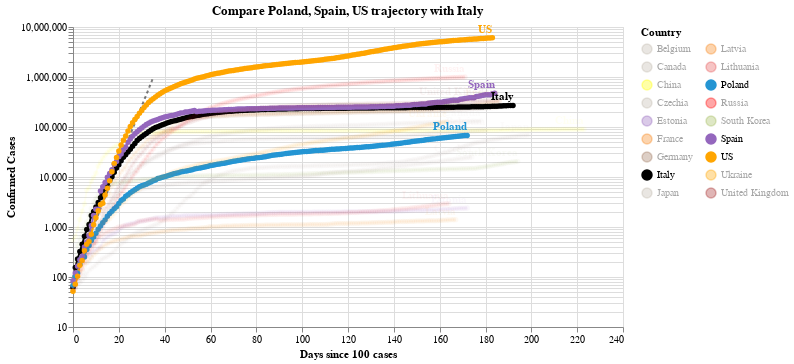

Notebook source saved alongside this figure:
### Code cell
#hide_input
chart2 = make_since_chart(dff2, ['Poland', 'Spain', 'US'], baseline_countries)
chart2

### Figure 1 — Vega-Lite specification as saved in the notebook (floating-point values rounded to 4 significant figures; data arrays with more than 128 entries replaced by an {"elided": "..."} marker saying what was removed)
{"config": {"view": {"continuousWidth": 400, "continuousHeight": 300}}, "layer": [{"data": {"name": "data-628230001892d6798b50651be41d1b3e"}, "mark": {"type": "line", "color": "black", "opacity": 0.5, "strokeDash": [3, 3]}, "encoding": {"x": {"type": "quantitative", "field": "Days since 100 cases"}, "y": {"type": "quantitative", "field": "Confirmed Cases"}}}, {"data": {"name": "data-3a74dfd1e7d8d9e3619aa1c574f62d42"}, "mark": {"type": "line", "point": true}, "encoding": {"color": {"type": "nominal", "field": "Country", "legend": {"columns": 2}, "scale": {"domain": ["Belgium", "Canada", "China", "Czechia", "Estonia", "France", "Germany", "Italy", "Japan", "Latvia", "Lithuania", "Poland", "Russia", "South Korea", "Spain", "US", "Ukraine", "United Kingdom"], "range": ["#C1B7AD", "#C1B7AD", "yellow", "#C1B7AD", "#9467bd", "#F58518", "#9D755D", "black", "#C1B7AD", "#F58518", "#E45756", "#2495D3", "red", "#A1BA59", "#9467bd", "orange", "orange", "brown"]}}, "opacity": {"condition": {"value": 1, "selection": "selector004"}, "value": 0.05}, "tooltip": [{"type": "nominal", "field": "Country"}, {"type": "temporal", "field": "Date"}, {"type": "quantitative", "field": "Confirmed Cases"}, {"type": "quantitative", "field": "Days since 100 cases"}], "x": {"type": "quantitative", "field": "Days since 100 cases"}, "y": {"type": "quantitative", "field": "Confirmed Cases", "scale": {"type": "log"}}}, "selection": {"selector004": {"type": "multi", "fields": ["Country"], "bind": "legend", "init": [{"Country": "Poland"}, {"Country": "Spain"}, {"Country": "US"}, {"Country": "Italy"}]}}, "width": 550}, {"data": {"name": "data-3a74dfd1e7d8d9e3619aa1c574f62d42"}, "mark": {"type": "text", "align": "right", "dy": -8, "fontWeight": "bold"}, "encoding": {"color": {"type": "nominal", "field": "Country", "legend": {"columns": 2}, "scale": {"domain": ["Belgium", "Canada", "China", "Czechia", "Estonia", "France", "Germany", "Italy", "Japan", "Latvia", "Lithuania", "Poland", "Russia", "South Korea", "Spain", "US", "Ukraine", "United Kingdom"], "range": ["#C1B7AD", "#C1B7AD", "yellow", "#C1B7AD", "#9467bd", "#F58518", "#9D755D", "black", "#C1B7AD", "#F58518", "#E45756", "#2495D3", "red", "#A1BA59", "#9467bd", "orange", "orange", "brown"]}}, "opacity": {"condition": {"value": 1, "selection": "selector004"}, "value": 0.05}, "text": {"type": "nominal", "field": "Country"}, "tooltip": [{"type": "nominal", "field": "Country"}, {"type": "temporal", "field": "Date"}, {"type": "quantitative", "field": "Confirmed Cases"}, {"type": "quantitative", "field": "Days since 100 cases"}], "x": {"type": "quantitative", "field": "Days since 100 cases"}, "y": {"type": "quantitative", "field": "Confirmed Cases", "scale": {"type": "log"}}}, "transform": [{"filter": "(datum['Date'] >= 1598918400000)"}], "width": 550}], "title": "Compare Poland, Spain, US trajectory with Italy", "$schema": "https://vega.github.io/schema/vega-lite/v4.0.2.json", "datasets": {"data-628230001892d6798b50651be41d1b3e": [{"Days since 100 cases": 0, "Confirmed Cases": 100.0}, {"Days since 100 cases": 1, "Confirmed Cases": 130.0}, {"Days since 100 cases": 2, "Confirmed Cases": 169.0}, {"Days since 100 cases": 3, "Confirmed Cases": 219.7}, {"Days since 100 cases": 4, "Confirmed Cases": 285.6}, {"Days since 100 cases": 5, "Confirmed Cases": 371.3}, {"Days since 100 cases": 6, "Confirmed Cases": 482.7}, {"Days since 100 cases": 7, "Confirmed Cases": 627.5}, {"Days since 100 cases": 8, "Confirmed Cases": 815.7}, {"Days since 100 cases": 9, "Confirmed Cases": 1060.0}, {"Days since 100 cases": 10, "Confirmed Cases": 1379.0}, {"Days since 100 cases": 11, "Confirmed Cases": 1792.0}, {"Days since 100 cases": 12, "Confirmed Cases": 2330.0}, {"Days since 100 cases": 13, "Confirmed Cases": 3029.0}, {"Days since 100 cases": 14, "Confirmed Cases": 3937.0}, {"Days since 100 cases": 15, "Confirmed Cases": 5119.0}, {"Days since 100 cases": 16, "Confirmed Cases": 6654.0}, {"Days since 100 cases": 17, "Confirmed Cases": 8650.0}, {"Days since 100 cases": 18, "Confirmed Cases": 11250.0}, {"Days since 100 cases": 19, "Confirmed Cases": 14620.0}, {"Days since 100 cases": 20, "Confirmed Cases": 19000.0}, {"Days since 100 cases": 21, "Confirmed Cases": 24710.0}, {"Days since 100 cases": 22, "Confirmed Cases": 32120.0}, {"Days since 100 cases": 23, "Confirmed Cases": 41750.0}, {"Days since 100 cases": 24, "Confirmed Cases": 54280.0}, {"Days since 100 cases": 25, "Confirmed Cases": 70560.0}, {"Days since 100 cases": 26, "Confirmed Cases": 91730.0}, {"Days since 100 cases": 27, "Confirmed Cases": 119300.0}, {"Days since 100 cases": 28, "Confirmed Cases": 155000.0}, {"Days since 100 cases": 29, "Confirmed Cases": 201500.0}, {"Days since 100 cases": 30, "Confirmed Cases": 262000.0}, {"Days since 100 cases": 31, "Confirmed Cases": 340600.0}, {"Days since 100 cases": 32, "Confirmed Cases": 442800.0}, {"Days since 100 cases": 33, "Confirmed Cases": 575600.0}, {"Days since 100 cases": 34, "Confirmed Cases": 748300.0}, {"Days since 100 cases": 35, "Confirmed Cases": 972800.0}], "data-3a74dfd1e7d8d9e3619aa1c574f62d42": {"elided": "3291 records"}}}
